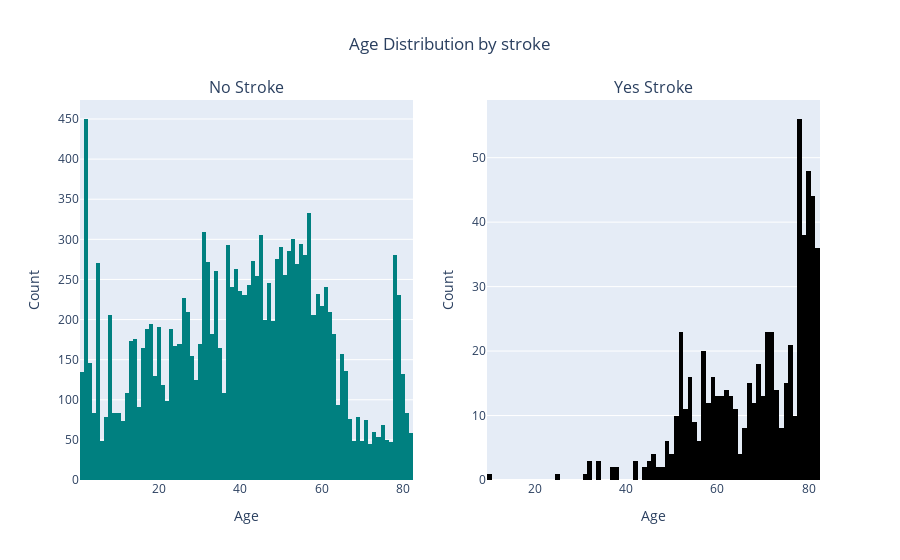

Notebook code cell kept with this figure:
### Code cell
fig = custom_historgram('age', ['Age Distribution by stroke', 'Age'])
fig.show()

### Figure 1 — Plotly figure (JSON) as saved in the notebook; plotly's stock layout.template omitted (floating-point values rounded to 4 significant figures; data arrays with more than 128 entries replaced by an {"elided": "..."} marker saying what was removed)
{"data": [{"alignmentgroup": "True", "bingroup": "x", "hovertemplate": "age=%{x}<br>count=%{y}<extra></extra>", "legendgroup": "", "marker": {"color": "#008080", "pattern": {"shape": ""}}, "name": "", "offsetgroup": "", "orientation": "v", "showlegend": false, "type": "histogram", "x": {"elided": "14671 int values"}, "xaxis": "x", "yaxis": "y"}, {"alignmentgroup": "True", "bingroup": "x", "hovertemplate": "age=%{x}<br>count=%{y}<extra></extra>", "legendgroup": "", "marker": {"color": "black", "pattern": {"shape": ""}}, "name": "", "offsetgroup": "", "orientation": "v", "showlegend": false, "type": "histogram", "x": {"elided": "632 int values"}, "xaxis": "x2", "yaxis": "y2"}], "layout": {"annotations": [{"font": {"size": 16}, "showarrow": false, "text": "No Stroke", "x": 0.225, "xanchor": "center", "xref": "paper", "y": 1, "yanchor": "bottom", "yref": "paper"}, {"font": {"size": 16}, "showarrow": false, "text": "Yes Stroke", "x": 0.775, "xanchor": "center", "xref": "paper", "y": 1, "yanchor": "bottom", "yref": "paper"}], "title": {"text": "Age Distribution by stroke", "x": 0.5}, "xaxis": {"anchor": "y", "domain": [0, 0.45], "title": {"text": "Age"}}, "xaxis2": {"anchor": "y2", "domain": [0.55, 1], "title": {"text": "Age"}}, "yaxis": {"anchor": "x", "domain": [0, 1], "title": {"text": "Count"}}, "yaxis2": {"anchor": "x2", "domain": [0, 1], "title": {"text": "Count"}}}}
